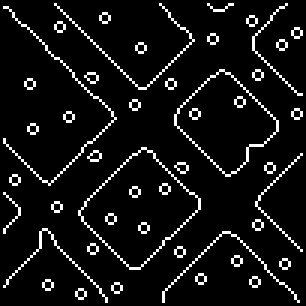
//> input picture Lab3/images_Hough/edge_simple.bmp, 102 x 102 px (shown 3 times larger)
$ ./Lab3   (built with g++ and OpenCV 4)
//> lines starting //> are read from the running program, lines starting //| are printed output that depends on the picture; after the words box and inside, x2 and y2 are one past the last pixel; in counts of white or black regions, pixels touching at a corner belong together
#include <bits/stdc++.h>

#include <opencv2/core/mat.hpp>
#include <opencv2/highgui.hpp>

#include "opencv2/imgproc.hpp"
#include "opencv2/objdetect.hpp"
#include "opencv2/videoio.hpp"
#define MAX_PATH 1024

using namespace std;
using namespace cv;

#define all(x) (x).begin(), (x).end()

const vector<int> dirRows = {-1, -1, -1, 0, 0, 1, 1, 1};
const vector<int> dirCols = {-1, 0, 1, -1, 1, -1, 0, 1};

struct peak {
    int theta, rho, hval;
    bool operator < (const peak& o) const {
        return hval > o.hval;
    }
};

int main()
{
    string imagePath = filesystem::current_path().string() + "/Lab3/images_Hough/edge_simple.bmp";
    Mat srcGrayscale = imread(imagePath, IMREAD_GRAYSCALE);
//> srcGrayscale: 102 rows x 102 cols, CV_8UC1; 7.5% white in thin lines or dots
    Mat srcColored = imread(imagePath, IMREAD_COLOR);
//> srcColored is the input picture: 102 rows x 102 cols, CV_8UC3; 7.5% white in thin lines or dots

    const int n = srcGrayscale.rows, m = srcGrayscale.cols;
//> n = 102; m = 102
    const int D = sqrt(n * n + m * m); // rho max
//> D = 144

    vector<pair<int, int>> points;
    for (int i = 0; i < n; ++i) {
        for (int j = 0; j < m; ++j) {
            if (srcGrayscale.at<uchar>(i, j) == 255) {
                points.push_back({j, i});
            }
        }
    }
//> after the loop, points = 784 pairs, first 12: [18, 1], [53, 1], [69, 1], [76, 1], [77, 1], [95, 1], [1, 2], [2, 2], [19, 2], [54, 2], [70, 2], [75, 2]

    Mat Hough(D + 1, 360, CV_32SC1);
    int HoughMax = INT_MIN;

    Hough.setTo(0);
    for (const auto& [x, y] : points) {
        for (int theta = 0; theta < 360; ++theta) {
            double angle = theta * CV_PI / 180;
            double rho = x * cos(angle) + y * sin(angle);
            if (0 <= rho && rho <= D) {
                Hough.at<int>(rho, theta)++;
                HoughMax = max(HoughMax, Hough.at<int>(rho, theta));
            }
        }
    }
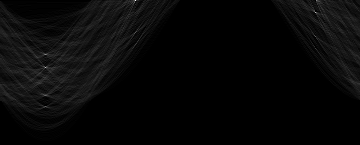
//> Hough: 145 rows x 360 cols, CV_32SC1; min 0, max 89, mean 2.7; drawn with min black and max white
//> after the loop, HoughMax = 89

    Mat houghImg;
    Hough.convertTo(houghImg, CV_8UC1, 255.f / HoughMax);

    vector<peak> peaks;
    for (int i = 0; i < Hough.rows; ++i) {
        for (int j = 0; j < Hough.cols; ++j) {
            int windowMax = INT_MIN;
            for (int k = 0; k < 8; ++k) {
                int row = i + dirRows[k];
                int col = j + dirCols[k];
                bool isInBoundaries = row >= 0 && col >= 0 && row < Hough.rows && col < Hough.cols;
                if (isInBoundaries) {
                    windowMax = max(windowMax, Hough.at<int>(row, col));
                }
            }

            if (Hough.at<int>(i, j) > windowMax) {
                peaks.push_back(peak{j, i, Hough.at<int>(i, j)});
            }
        }
    }
//> after the loop, peaks = 931 items

    sort(all(peaks));

    int numLines = 10;
    for (const auto& peak : peaks) {
        if (numLines == 0) {
            break;
        }

        const double rho = peak.rho, theta = peak.theta * CV_PI / 180;
        const int width = srcColored.cols, height = srcColored.rows;

        if (abs(theta) > CV_PI / 4) {
            Point A(0, rho / (sin(theta)));
            Point B(width, (rho - width * cos(theta)) / (sin(theta)));
            line(srcColored, A, B, Scalar(0, 255, 0), 1);
        } else {
            Point A(rho / (cos(theta)), 0);
            Point B((rho - height * sin(theta)) / (cos(theta)), height);
            line(srcColored, A, B, Scalar(0, 255, 0), 1);
        }
        --numLines;
    }
//> this loop made 11 passes
//> (rho, theta, A, B, numLines) on passes 1 to 10: (0, 2.36, Point(0, 0), Point(102, 101), 9), (67, 0.785, Point(94, 0), Point(-7, 102), 8), (12, 5.5, Point(0, -16), Point(102, 85), 7), (54, 0.785, Point(76, 0), Point(-25, 102), 6), (0, 5.52, Point(0, 0), Point(102, 105), 5), (106, 0.785, Point(149, 0), Point(47, 102), 4), (95, 0.785, Point(134, 0), Point(32, 102), 3), (36, 5.5, Point(0, -50), Point(102, 51), 2), (2, 2.34, Point(0, 2), Point(102, 101), 1), (32, 2.36, Point(0, 45), Point(102, 147), 0)
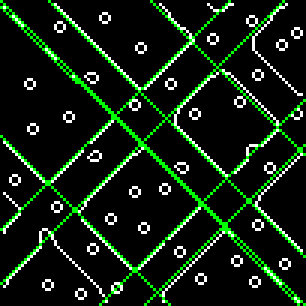
//> srcColored: 102 rows x 102 cols, CV_8UC3 (shown 3 times larger); 6.57% of pixels changed, all inside (x1, y1, x2, y2) = (0, 0, 102, 102)
//> after the loop, numLines = 0

    imshow("Hough Space", houghImg);
    imshow("Hough Transform", srcColored);
    waitKey(0);


    return 0;
}
